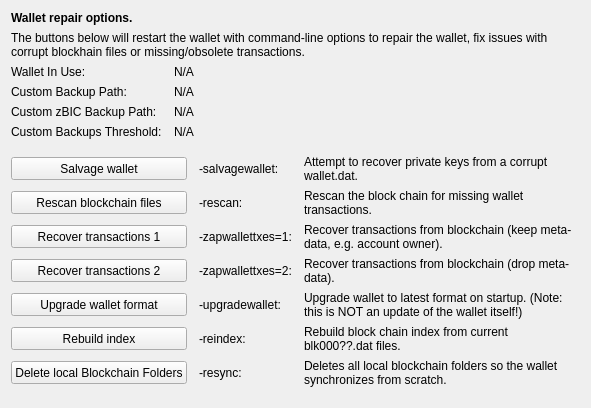
     <widget class="QWidget" name="tab_repair">
      <attribute name="title">
       <string>&amp;Wallet Repair</string>
      </attribute>
      <layout class="QGridLayout" name="gridLayout_4" columnstretch="0,0,0,0">
       <property name="horizontalSpacing">
        <number>12</number>
       </property>
       <item row="0" column="0" colspan="4">
        <widget class="QLabel" name="label_repair_header">
         <property name="font">
          <font>
           <weight>75</weight>
           <bold>true</bold>
          </font>
         </property>
         <property name="text">
          <string>Wallet repair options.</string>
         </property>
        </widget>
       </item>
       <item row="1" column="0" colspan="4">
        <widget class="QLabel" name="label_repair_helptext">
         <property name="font">
          <font>
           <weight>50</weight>
           <bold>false</bold>
          </font>
         </property>
         <property name="text">
          <string>The buttons below will restart the wallet with command-line options to repair the wallet, fix issues with corrupt blockhain files or missing/obsolete transactions.</string>
         </property>
         <property name="wordWrap">
          <bool>true</bool>
         </property>
        </widget>
       </item>
       <item row="2" column="0">
        <widget class="QLabel" name="wallet_path_label">
         <property name="text">
          <string>Wallet In Use:</string>
         </property>
        </widget>
       </item>
       <item row="2" column="1" colspan="3">
        <widget class="QLabel" name="wallet_path">
         <property name="cursor">
          <cursorShape>IBeamCursor</cursorShape>
         </property>
         <property name="text">
          <string>N/A</string>
         </property>
         <property name="textFormat">
          <enum>Qt::PlainText</enum>
         </property>
         <property name="textInteractionFlags">
          <set>Qt::LinksAccessibleByMouse|Qt::TextSelectableByKeyboard|Qt::TextSelectableByMouse</set>
         </property>
        </widget>
       </item>
       <item row="3" column="0">
        <widget class="QLabel" name="wallet_custombackuppath_label">
         <property name="visible">
          <bool>false</bool>
         </property>
         <property name="text">
          <string>Custom Backup Path:</string>
         </property>
        </widget>
       </item>
       <item row="3" column="1" colspan="3">
        <widget class="QLabel" name="wallet_custombackuppath">
         <property name="cursor">
          <cursorShape>IBeamCursor</cursorShape>
         </property>
         <property name="visible">
          <bool>false</bool>
         </property>
         <property name="text">
          <string>N/A</string>
         </property>
         <property name="textFormat">
          <enum>Qt::PlainText</enum>
         </property>
         <property name="textInteractionFlags">
          <set>Qt::LinksAccessibleByMouse|Qt::TextSelectableByKeyboard|Qt::TextSelectableByMouse</set>
         </property>
        </widget>
       </item>
       <item row="4" column="0">
        <widget class="QLabel" name="wallet_customzbicbackuppath_label">
         <property name="visible">
          <bool>false</bool>
         </property>
         <property name="text">
          <string>Custom zBIC Backup Path:</string>
         </property>
        </widget>
       </item>
       <item row="4" column="1" colspan="3">
        <widget class="QLabel" name="wallet_customzbicbackuppath">
         <property name="cursor">
          <cursorShape>IBeamCursor</cursorShape>
         </property>
         <property name="visible">
          <bool>false</bool>
         </property>
         <property name="text">
          <string>N/A</string>
         </property>
         <property name="textFormat">
          <enum>Qt::PlainText</enum>
         </property>
         <property name="textInteractionFlags">
          <set>Qt::LinksAccessibleByMouse|Qt::TextSelectableByKeyboard|Qt::TextSelectableByMouse</set>
         </property>
        </widget>
       </item>
       <item row="5" column="0">
        <widget class="QLabel" name="wallet_custombackupthreshold_label">
         <property name="visible">
          <bool>false</bool>
         </property>
         <property name="text">
          <string>Custom Backups Threshold:</string>
         </property>
        </widget>
       </item>
       <item row="5" column="1" colspan="3">
        <widget class="QLabel" name="wallet_custombackupthreshold">
         <property name="cursor">
          <cursorShape>IBeamCursor</cursorShape>
         </property>
         <property name="visible">
          <bool>false</bool>
         </property>
         <property name="text">
          <string>N/A</string>
         </property>
         <property name="textFormat">
          <enum>Qt::PlainText</enum>
         </property>
         <property name="textInteractionFlags">
          <set>Qt::LinksAccessibleByMouse|Qt::TextSelectableByKeyboard|Qt::TextSelectableByMouse</set>
         </property>
        </widget>
       </item>
       <item row="6" column="0">
        <spacer name="verticalSpacer_repair1">
         <property name="orientation">
          <enum>Qt::Vertical</enum>
         </property>
         <property name="sizeHint" stdset="0">
          <size>
           <width>10</width>
           <height>10</height>
          </size>
         </property>
        </spacer>
       </item>
       <item row="7" column="0" colspan="2">
        <widget class="QPushButton" name="btn_salvagewallet">
         <property name="minimumSize">
          <size>
           <width>100</width>
           <height>23</height>
          </size>
         </property>
         <property name="text">
          <string>Salvage wallet</string>
         </property>
        </widget>
       </item>
       <item row="7" column="2">
        <widget class="QLabel" name="label_repair_salvage_command">
         <property name="text">
          <string notr="true">-salvagewallet:</string>
         </property>
        </widget>
       </item>
       <item row="7" column="3">
        <widget class="QLabel" name="label_repair_salvage">
         <property name="text">
          <string>Attempt to recover private keys from a corrupt wallet.dat.</string>
         </property>
         <property name="wordWrap">
          <bool>true</bool>
         </property>
        </widget>
       </item>
       <item row="8" column="0" colspan="2">
        <widget class="QPushButton" name="btn_rescan">
         <property name="minimumSize">
          <size>
           <width>100</width>
           <height>23</height>
          </size>
         </property>
         <property name="text">
          <string>Rescan blockchain files</string>
         </property>
        </widget>
       </item>
       <item row="8" column="2">
        <widget class="QLabel" name="label_repair_rescan_command">
         <property name="text">
          <string notr="true">-rescan:</string>
         </property>
        </widget>
       </item>
       <item row="8" column="3">
        <widget class="QLabel" name="label_repair_rescan">
         <property name="text">
          <string>Rescan the block chain for missing wallet transactions.</string>
         </property>
         <property name="wordWrap">
          <bool>true</bool>
         </property>
        </widget>
       </item>
       <item row="9" column="0" colspan="2">
        <widget class="QPushButton" name="btn_zapwallettxes1">
         <property name="minimumSize">
          <size>
           <width>100</width>
           <height>23</height>
          </size>
         </property>
         <property name="text">
          <string>Recover transactions 1</string>
         </property>
        </widget>
       </item>
       <item row="9" column="2">
        <widget class="QLabel" name="label_repair_zap1_command">
         <property name="text">
          <string notr="true">-zapwallettxes=1:</string>
         </property>
        </widget>
       </item>
       <item row="9" column="3">
        <widget class="QLabel" name="label_repair_zap1">
         <property name="text">
          <string>Recover transactions from blockchain (keep meta-data, e.g. account owner).</string>
         </property>
         <property name="wordWrap">
          <bool>true</bool>
         </property>
        </widget>
       </item>
       <item row="10" column="0" colspan="2">
        <widget class="QPushButton" name="btn_zapwallettxes2">
         <property name="minimumSize">
          <size>
           <width>100</width>
           <height>23</height>
          </size>
         </property>
         <property name="text">
          <string>Recover transactions 2</string>
         </property>
        </widget>
       </item>
       <item row="10" column="2">
        <widget class="QLabel" name="label_repair_zap2_command">
         <property name="text">
          <string notr="true">-zapwallettxes=2:</string>
         </property>
        </widget>
       </item>
       <item row="10" column="3">
        <widget class="QLabel" name="label_repair_zap2">
         <property name="text">
          <string>Recover transactions from blockchain (drop meta-data).</string>
         </property>
         <property name="wordWrap">
          <bool>true</bool>
         </property>
        </widget>
       </item>
       <item row="11" column="0" colspan="2">
        <widget class="QPushButton" name="btn_upgradewallet">
         <property name="minimumSize">
          <size>
           <width>100</width>
           <height>23</height>
          </size>
         </property>
         <property name="text">
          <string>Upgrade wallet format</string>
         </property>
        </widget>
       </item>
       <item row="11" column="2">
        <widget class="QLabel" name="label_repair_upgrade_command">
         <property name="text">
          <string notr="true">-upgradewallet:</string>
         </property>
        </widget>
       </item>
       <item row="11" column="3">
        <widget class="QLabel" name="label_repair_upgrade">
         <property name="text">
          <string>Upgrade wallet to latest format on startup. (Note: this is NOT an update of the wallet itself!)</string>
         </property>
         <property name="wordWrap">
          <bool>true</bool>
         </property>
        </widget>
       </item>
       <item row="12" column="0" colspan="2">
        <widget class="QPushButton" name="btn_reindex">
         <property name="minimumSize">
          <size>
           <width>100</width>
           <height>23</height>
          </size>
         </property>
         <property name="text">
          <string>Rebuild index</string>
         </property>
        </widget>
       </item>
       <item row="12" column="2">
        <widget class="QLabel" name="label_repair_reindex_command">
         <property name="text">
          <string notr="true">-reindex:</string>
         </property>
        </widget>
       </item>
       <item row="12" column="3">
        <widget class="QLabel" name="label_repair_reindex">
         <property name="text">
          <string>Rebuild block chain index from current blk000??.dat files.</string>
         </property>
         <property name="wordWrap">
          <bool>true</bool>
         </property>
        </widget>
       </item>
       <item row="13" column="0" colspan="2">
        <widget class="QPushButton" name="btn_resync">
         <property name="minimumSize">
          <size>
           <width>100</width>
           <height>23</height>
          </size>
         </property>
         <property name="text">
          <string>Delete local Blockchain Folders</string>
         </property>
        </widget>
       </item>
       <item row="13" column="2">
        <widget class="QLabel" name="label_repair_resync_command">
         <property name="text">
          <string>-resync:</string>
         </property>
        </widget>
       </item>
       <item row="13" column="3">
        <widget class="QLabel" name="label_repair_resync">
         <property name="text">
          <string>Deletes all local blockchain folders so the wallet synchronizes from scratch.</string>
         </property>
         <property name="wordWrap">
          <bool>true</bool>
         </property>
        </widget>
       </item>
       <item row="14" column="0">
        <spacer name="verticalSpacer_repair2">
         <property name="orientation">
          <enum>Qt::Vertical</enum>
         </property>
         <property name="sizeHint" stdset="0">
          <size>
           <width>20</width>
           <height>10</height>
          </size>
         </property>
        </spacer>
       </item>
      </layout>
     </widget>
